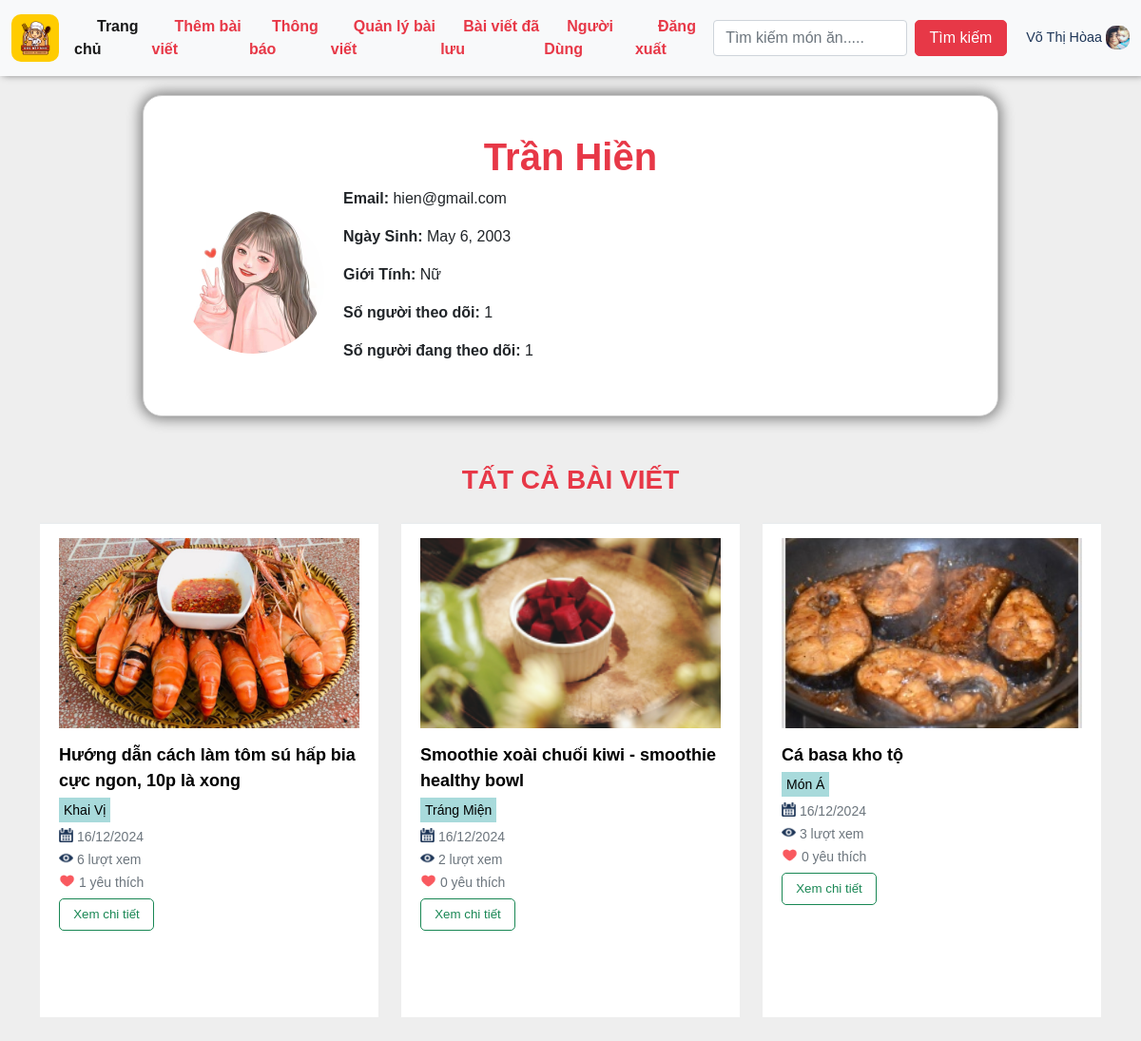
/user/15/ (signed in), run on the app's committed database.
### appfood/models.py (models this page shows, shortened)
class UserProfile(models.Model):
    GENDER_CHOICES = [
        ('T', 'Trai'),
        ('G', 'Gái'),
        ('B', 'Chưa Xác Định'),
    ]
    user = models.OneToOneField(User, on_delete=models.CASCADE)
    birth_date = models.DateField(null=True, blank=True)
    gender = models.CharField(max_length=1, choices=GENDER_CHOICES, null=True, blank=True)
    profile_image = models.ImageField(upload_to='images/', null=True, blank=True)

class Recipe(models.Model):
    title = models.CharField(max_length=100,null=True)
    author = models.ForeignKey('auth.User', on_delete=models.CASCADE)
    introduce = models.CharField(max_length=100,null=True)
    description = models.CharField(max_length=200,null=True)
    created_at = models.DateTimeField(auto_now_add=True)
    views = models.IntegerField(default=0)
    liked_tym = models.ManyToManyField(User, related_name='liked_recipes', blank=True)
    classify = models.ManyToManyField(Classify, related_name='recipes', blank=True)
    reported = models.BooleanField(default=False)
    def total_likes(self):
        return self.liked_tym.count()

class RecipeImage(models.Model):
    recipe = models.ForeignKey(Recipe, related_name='images', on_delete=models.CASCADE)
    image = models.ImageField(upload_to='images/')
    uploaded_at = models.DateTimeField(auto_now_add=True)

class Classify(models.Model):
    name = models.CharField(max_length=100)

### appfood/views.py (the view)
# urls.py: path('user/<int:user_id>/', views.detail_user, name='detail_user'),  # Xem Người Dùng Khác
def detail_user(request, user_id):
    user = get_object_or_404(User, id=user_id)
    detail_user_profile, created = UserProfile.objects.get_or_create(user=user)
    user_profile, created = UserProfile.objects.get_or_create(user=request.user)
    followers_count = Follow.objects.filter(followed=user).count()
    following_count = Follow.objects.filter(follower=user).count()
    recipes = Recipe.objects.filter(author=user).prefetch_related('images', 'classify')
    return render(request, 'user/detail_user.html', {
        'user_profile': user_profile,
        'detail_user_profile': detail_user_profile,
        'followers_count': followers_count,
        'following_count': following_count,
        'recipes': recipes,
    })

### appfood/templates/user/detail_user.html (shortened to what this page needs)
{% extends "user/base_user.html" %}
{%load static%}
{%block detail_user%}
<link href="https://maxcdn.bootstrapcdn.com/font-awesome/4.3.0/css/font-awesome.min.css" rel="stylesheet">
<main>
    <header class="header">
        <nav class="navbar navbar-expand-lg navbar-light bg-light">
            <div class="container-fluid">
                <a class="navbar-brand" href="{% url 'home' %}"><img src="{% static 'img/logo.png' %}" alt=""></a>
                <div  class="collapse navbar-collapse" id="navbarTogglerDemo02">
                    <ul class="navbar-nav me-auto mb-2 mb-lg-0">
                        <li class="nav-item">
                            <a href="{% url 'home' %}" class="nav-link active" aria-current="page">
                                <svg class="bi me-2" width="16" height="16"><use xlink:href="#speedometer2"></use></svg>Trang chủ
                            </a>
                        </li>
                        <li class="nav-item">
                            <a href="{% url 'postfood' %}" class="nav-link">
                                <svg class="bi me-2" width="16" height="16"><use xlink:href="#speedometer2"></use></svg>Thêm bài viết
                            </a>
                        </li>
                        <li class="nav-item">
                            <a href="{% url 'notifications' %}" class="nav-link">
                                <svg class="bi me-2" width="16" height="16"><use xlink:href="#speedometer2"></use></svg>Thông báo
                            </a>
                        </li>
                        <li class="nav-item">
                            <a href="{% url 'myfood' %}" class="nav-link">
                                <svg class="bi me-2" width="16" height="16"><use xlink:href="#speedometer2"></use></svg>Quản lý bài viết
                            </a>
                        </li>
                        <li class="nav-item">
                            <a href="{% url 'savefood' %}" class="nav-link">
                                <svg class="bi me-2" width="16" height="16"><use xlink:href="#speedometer2"></use></svg>Bài viết đã lưu
                            </a>
                        </li>
                        <li class="nav-item">
                            <a href="{% url 'list_user' %}" class="nav-link">
                                <svg class="bi me-2" width="16" height="16"><use xlink:href="#speedometer2"></use></svg>Người Dùng
                            </a>
                        </li>
                        <li class="nav-item">
                            <a href="{% url 'logout' %}" class="nav-link">
                                <svg class="bi me-2" width="16" height="16"><use xlink:href="#speedometer2"></use></svg>Đăng xuất
                            </a>
                        </li>
                    </ul>
                </div>
                <form class="d-flex"  method=POST action="{% url 'search_title' %}">
                    <input class="form-control me-2" type="search" placeholder="Tìm kiếm món ăn....." name='searched' aria-label="Search">
                    <button class="btn btn-outline-success" type="submit">Tìm kiếm</button>
                </form>
                <a style="margin-left:20px" class="navbar-brand user_name" href="{%url 'page_user'%}"> {{user.last_name}} {{user.first_name}}
                {% if user_profile.profile_image %}
                    <img src="{{ user_profile.profile_image.url }}" alt="Profile Image">
                {% else %}
                    <img src="{% static 'img/user.png' %}" alt="Default Profile Image">
                {% endif %}</a>
            </div>
        </nav>
    </header>
    <div class="containerr" >
        <h1 style="color:var(--red); font-weight:600;text-align:center;">{{ detail_user_profile.user.last_name }} {{ detail_user_profile.user.first_name }} </h1>
        <div class="profile-card">
            <div class="profile-image">
                {% if detail_user_profile.profile_image %}
                    <img src="{{ detail_user_profile.profile_image.url }}" alt="Profile Image">
                {% else %}
                    <img src="{% static 'img/user.png' %}" alt="Default Profile Image">
                {% endif %}
            </div>
            <div class="profile-details">
                <p><strong>Email:</strong> {{ detail_user_profile.user.email }}</p>
                <p><strong>Ngày Sinh:</strong> {{ detail_user_profile.birth_date }}</p>
                <p><strong>Giới Tính:</strong>
                    {% if detail_user_profile.gender == 'M' %}
                        Nam
                    {% elif detail_user_profile.gender == 'F' %}
                        Nữ
                    {% else %}
                        Khác
                    {% endif %}
                </p>
                <p><strong>Số người theo dõi:</strong> {{ followers_count }}</p>
                <p><strong>Số người đang theo dõi:</strong> {{ following_count }}</p>
            </div>
        </div>
</main>
         <h3 style="text-align:center;color: var(--red);font-weight: 600;margin-top:50px;">TẤT CẢ BÀI VIẾT</h3>
        <div class="container">
            <div class="row d-flex flex-wrap">
                {% for recipe in recipes %}
                    <div class="col-md-4">
                        <div class="ibox" style="padding-top: 20px;">
                            <div class="ibox-content product-box"  style="height: 520px;">
                        {% if recipe.images.first %}
                        <div class="product" style="">
                            <img style="height: 200px;width: 100%;object-fit:cover;" src="{{ recipe.images.first.image.url }}" alt="">
                        </div>
                        {% endif %}
                        <div class="product-desc" style="padding:0;margin-top: 15px;">
                            <a href="{% url 'detail' recipe.id %}" class="product-name">{{ recipe.title }}</a>
                            <div style="    margin-bottom: -20px;">
                                {% for category in recipe.classify.all %}
                                     <small class="text-muted" style="background: var(--green);color: black !important;padding: 5px;">{{ category.name }}</small>
                                {% endfor %}
                            </div>
                            <br>
                            <small class="text-muted"><img style="width:15px;height:15px; margin-bottom:4px;" src="{% static 'img/calendar.png' %}" alt=""> {{recipe.images.first.uploaded_at|date:"d/m/Y"}}</small>
                            <br>
                            <small class="text-muted"><img style="width:15px;height:15px; margin-bottom:4px;" src="{% static 'img/eye.png' %}" alt=""> {{ recipe.views }} lượt xem</small>
                            <br>
                            <small class="text-muted"><img style="width:17px;height:17px; margin-bottom:4px;" src="{% static 'img/heart.png' %}" alt=""> {{ recipe.total_likes }} yêu thích</small>
                            <div class="d-flex flex-column"><a href="{% url 'detail' recipe.id %}" class="btn btn-outline-success" style="font-size: 10pt;width:100px;margin-top:5px;">Xem chi tiết</a></div>
                        </div>
                    </div>
                        </div>
                    </div>
                {% endfor %}
            </div>
        </div>
{%endblock detail_user%}

### appfood/static/css/main.css (style rules this page uses)
:root { --red: #e73847; --yellow:#ffcc00; --blue:#1d3557; --green:#a8dadb; }
* { margin: 0; padding: 0; box-sizing: border-box; font-family: Arial; font-weight: 400; color: var(--body); }
header { margin-bottom: 10px; position: fixed; top:0; width: 100%; z-index: 100; box-shadow: 3px -1px 8px 0px grey; }
header .navbar-light .navbar-nav .nav-link { color: var(--red); font-weight: 700; font-size: 1em; }
header .navbar .navbar-brand img { width: 50px; height: 50px; border-radius: 10px; }
header .navbar .user_name { color: var(--blue); font-size: 0.9em; margin-right:0px; font-weight: 500; }
header .navbar .user_name img { width: 25px; height: 25px; margin-left: 0px; margin-bottom: 2px; }
header .btn { border-color: var(--red); color: white; width: 140px; background: var(--red); }
main { margin-top: 100px; }
.navbar-expand-lg .navbar-nav .nav-link { padding-right: 0; padding-left: 0; }

### appfood/static/css/fixhome.css (style rules this page uses)
body { margin-top:20px; background:#eee; }
.product-box { padding: 0; border: 1px solid #e7eaec; }
.product-desc { padding: 20px; position: relative; }
.product-name { font-size: 16px; font-weight: 600; color: #676a6c; display: block; margin: 2px 0 5px 0; }
.ibox { clear: both; margin-bottom: 25px; margin-top: 0; padding: 0; }
.ibox:after, .ibox:before { display: table; }
.ibox-content { background-color: #ffffff; color: inherit; padding: 15px 20px 20px 20px; border-color: #e7eaec; border-image: none; border-style: solid solid none; border-width: 1px 0; }

### appfood/templates/user/detail_user.html (style rules this page uses)
.product-name { font-size: 18px; font-weight: 600; color: #000000; display: block; margin: 2px 0 5px 0; text-decoration: none; overflow: hidden; text-overflow: ellipsis; display: -webkit-box; -webkit-line-clamp:2; -webkit-box-orient: vertical; }

### data on the page
UserProfile: profile_image (picture)
UserProfile: user.last_name "Trần", user.first_name "Hiền", profile_image (picture), user.email "hien@gmail.com", birth_date "May 6, 2003"
Recipe: images.first.image (picture), title "Hướng dẫn cách làm tôm sú hấp bia cực ngon, 10p là xong", images.first.uploaded_at "16/12/2024", views "6", total_likes "1"
Classify: name "Khai Vị"
Recipe: images.first.image (picture), title "Smoothie xoài chuối kiwi - smoothie healthy bowl", images.first.uploaded_at "16/12/2024", views "2", total_likes "0"
Classify: name "Tráng Miện"
Recipe: images.first.image (picture), title "Cá basa kho tộ", images.first.uploaded_at "16/12/2024", views "3", total_likes "0"
Classify: name "Món Á"

### other printed values
{{ user.last_name }} "Võ Thị"
{{ user.first_name }} "Hòaa"
{{ followers_count }} "1"
{{ following_count }} "1"
